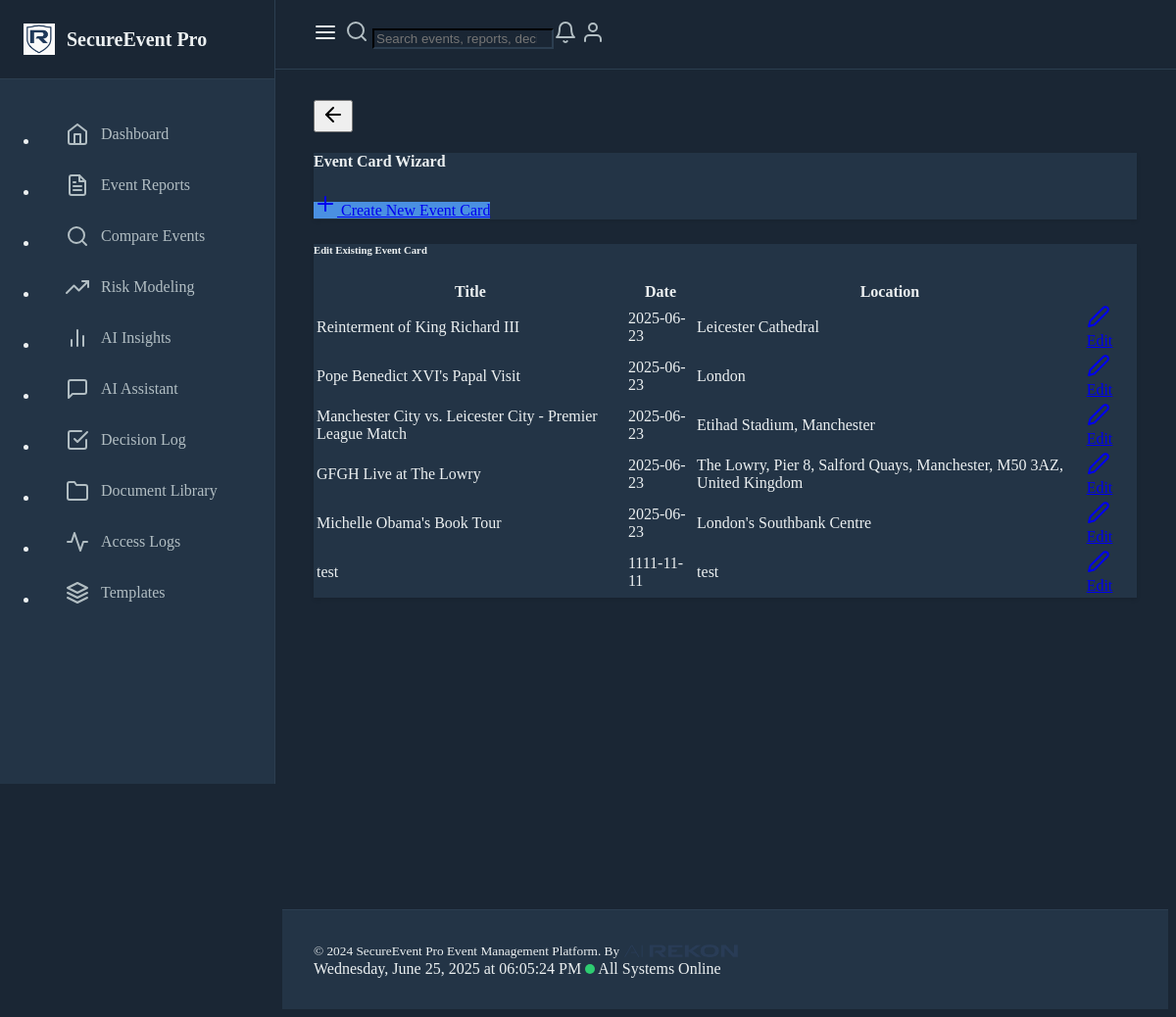
The app's page /event-card, older data.
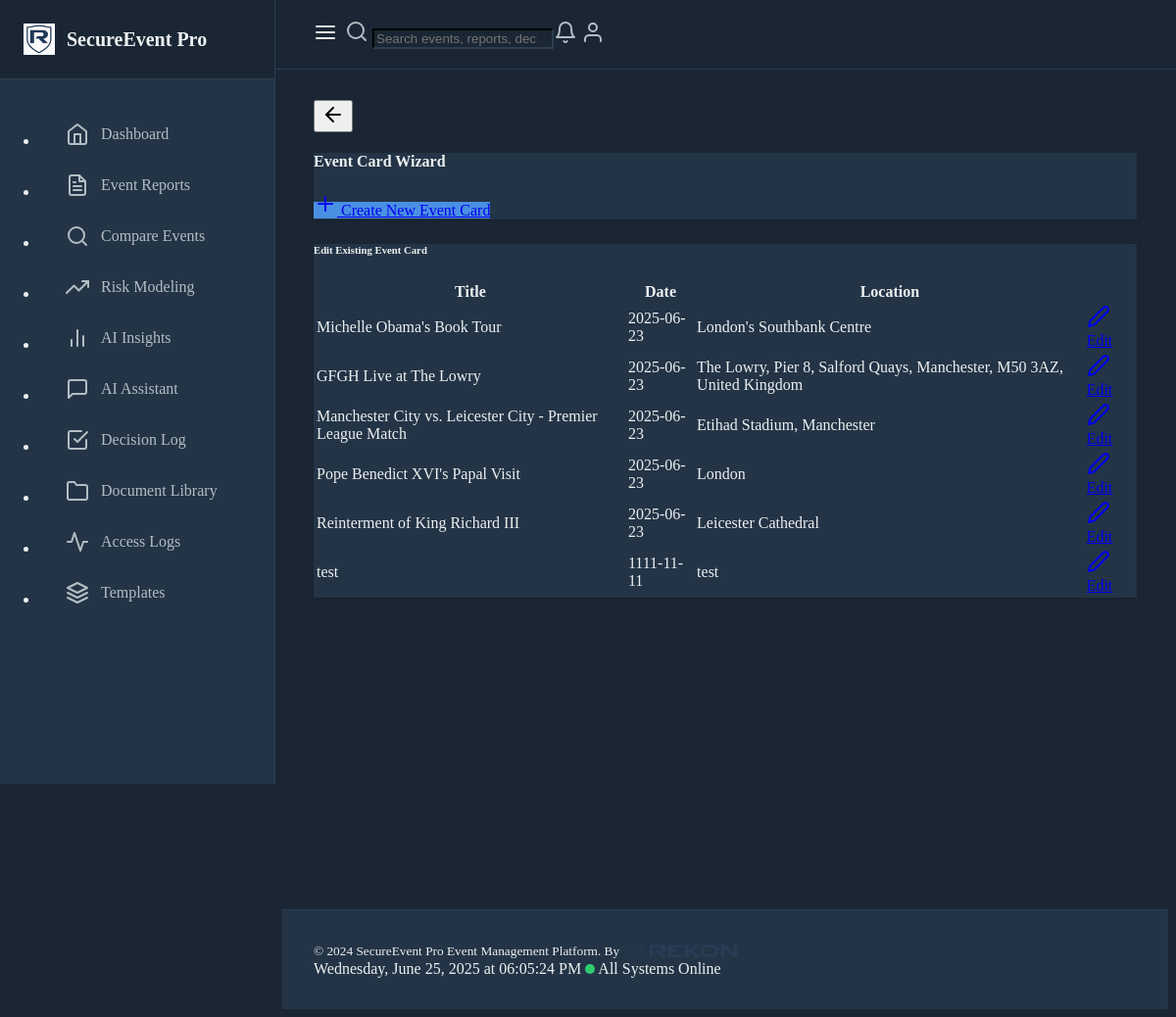
The same page, newer data.
### models.py (models this page shows)
class EventReport(db.Model):
    id = db.Column(db.Integer, primary_key=True)
    title = db.Column(db.String(200), nullable=False)
    date = db.Column(db.DateTime, nullable=False)
    location = db.Column(db.String(200), nullable=False)
    description = db.Column(db.Text, nullable=False)
    risk_level = db.Column(db.String(50), nullable=False)
    incident_type = db.Column(db.String(100), nullable=False)
    created_at = db.Column(db.DateTime, default=datetime.utcnow)
    venue_type = db.Column(db.String(50))
    security_staff_count = db.Column(db.Integer, default=0)
    security_staff_roles = db.Column(db.JSON, default=dict)
    incidents_reported = db.Column(db.Integer, default=0)
    incident_summary = db.Column(db.Text)
    attendance = db.Column(db.Integer)
    security_measures = db.Column(db.Text)
    incident_response = db.Column(db.Text)
    lessons_learned = db.Column(db.Text)
    recommendations = db.Column(db.Text)
    security_protocols = db.Column(db.Text)
    emergency_response_plan = db.Column(db.Text)
    post_event_analysis = db.Column(db.Text)
    activity_logs = db.relationship('ActivityLog', backref='event_report', lazy=True)
    estimated_risk_level = db.Column(db.String(50))
    risk_assessments = db.relationship('RiskAssessment', backref='event_report', lazy=True)

### routes.py (the view)
@app.route("/event-card")
def event_card_select():
    cards = (
        EventReport.query.order_by(EventReport.date.desc())
        .with_entities(EventReport.id, EventReport.title, EventReport.date, EventReport.location)
        .all()
    )
    return render_template("event_card_select.html", cards=cards)

### routes.py (called while the page is built)
@app.before_request
def before_request():
    g.start_time = datetime.utcnow()
    g.activity_log = None

@app.after_request
def after_request(response):
    if hasattr(g, "activity_log") and g.activity_log:
        end_activity_tracking(g.activity_log)
    return response

### templates/event_card_select.html
{% extends 'base.html' %}
{% block content %}
<div class="container mt-4">
  <div class="card mb-4">
    <div class="card-body d-flex justify-content-between align-items-center">
      <h4 class="mb-0">Event Card Wizard</h4>
      <a class="btn btn-primary" href="{{ url_for('new_event_card') }}">
        <i data-feather="plus"></i> Create New Event Card
      </a>
    </div>
  </div>
  {% if cards %}
  <div class="card">
    <div class="card-header"><h6 class="mb-0">Edit Existing Event Card</h6></div>
    <div class="card-body p-0">
      <div class="table-responsive">
        <table class="table table-hover mb-0">
          <thead>
            <tr>
              <th>Title</th><th>Date</th><th>Location</th><th></th>
            </tr>
          </thead>
          <tbody>
            {% for c in cards %}
            <tr>
              <td>{{ c.title }}</td>
              <td>{{ c.date.strftime('%Y-%m-%d') if c.date else '-' }}</td>
              <td>{{ c.location }}</td>
              <td class="text-end">
                <a class="btn btn-sm btn-outline-primary" href="{{ url_for('edit_event_card', event_id=c.id) }}">
                  <i data-feather="edit-2"></i> Edit
                </a>
              </td>
            </tr>
            {% endfor %}
          </tbody>
        </table>
      </div>
    </div>
  </div>
  {% else %}
  <div class="alert alert-info">No event cards found. Click "Create New Event Card" to start.</div>
  {% endif %}
</div>
{% endblock %}

Row changes from the older to the newer data that the page shows:
changed EventReport "Michelle Obama's Book Tour": moves up the list
changed EventReport "GFGH Live at The Lowry": moves up the list
changed EventReport "Manchester City vs. Leicester City - Premier League Match": moves down the list
changed EventReport "Pope Benedict XVI's Papal Visit": moves down the list
